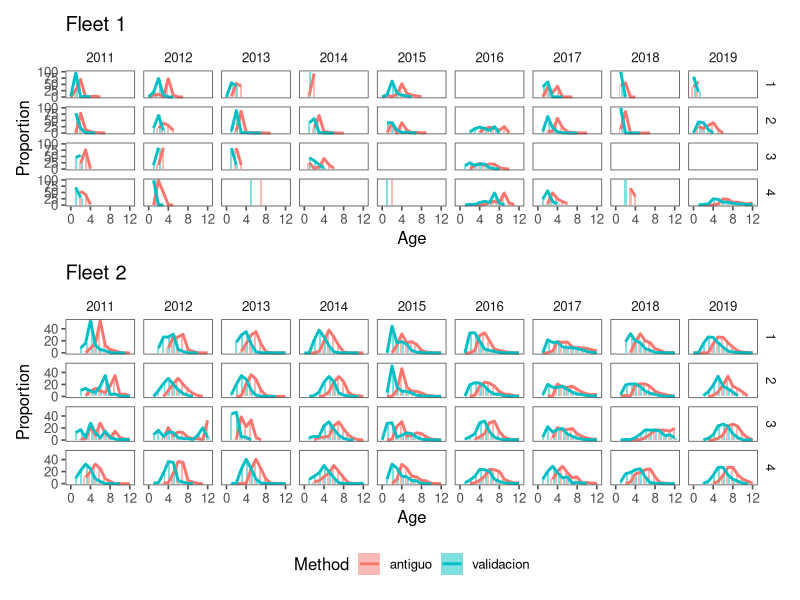
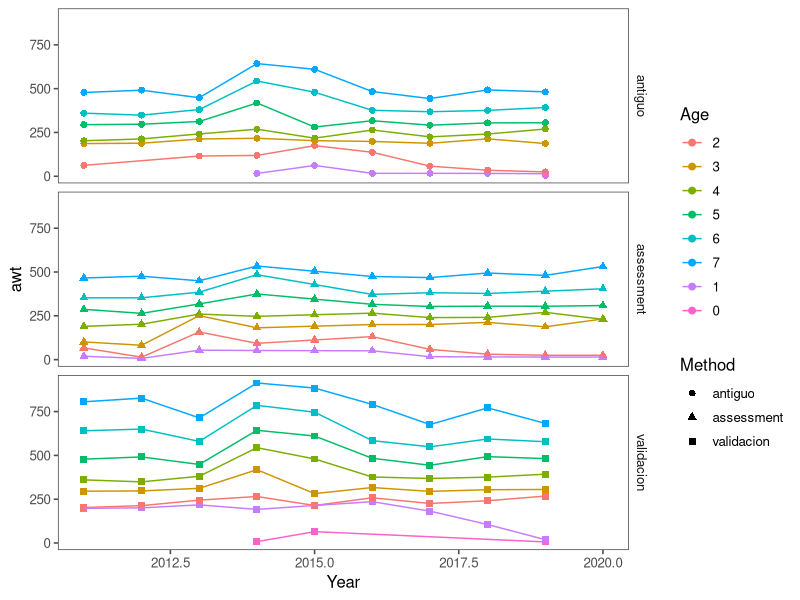
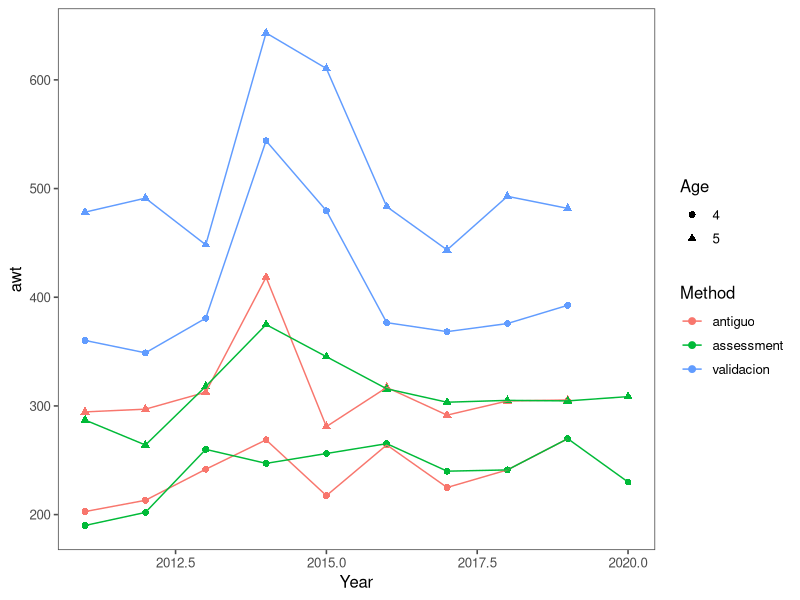

Here is the R script that generated these plots, in order:
## ---- chunk 1

library(tidyverse)
library(ggplot2)
library(ggthemes)
library(patchwork)

options(dplyr.summarise.inform = FALSE)

knitr::opts_chunk$set(echo = FALSE,	message = FALSE,	warning = FALSE,	comment = "",	crop = TRUE )
knitr::opts_chunk$set(fig.width=10) 

# Read in new data 
df_age <- 
  read.csv("All_Age_Data_Chile.csv", header=TRUE, stringsAsFactors = FALSE, fileEncoding="UTF-8-BOM") %>% 
  mutate(fleet = stringr::str_extract(Zone, "(\\d)+")) %>% 
  mutate(quarter = stringr::str_extract(Trimester, "(\\d)+"))
head(df_age)

# Read in data that is in the assessment model for same sources 
df_age_in <- 
  read.csv("AgeDataInAssessment.csv") %>% 
  setNames(c("Year","Fleet","type","Label",1:12)) %>% 
  pivot_longer(cols =5:16,names_to="age")

head(df_age_in)

## ---- chunk 2

# df_age %>% filter(Year>2010,grepl('Fleet 1',Zone)) %>% group_by(Method,Year) %>% mutate(Catch_tot=sum(Catch_no)) %>% ungroup() %>%
# group_by(Method,Year,Age) %>% summarise(Proportion=sum(Catch_no)/Catch_tot) %>%
# ggplot(aes(x=Age,y=Proportion,fill=Method,group=Year)) +
# geom_bar(stat='identity',position="dodge2") + theme_few() + facet_grid(Year~quarter)

plist <- list()

plist[[1]] <-
  df_age %>% 
  filter(Year>2010,grepl('Fleet 1',Zone)) %>% 
  
  ggplot(aes(x=Age,y=Proportion,fill=Method,group=Method)) +
  theme_few() + 
  theme(legend.position="none") +
  geom_bar(stat='identity',position = position_dodge2(width = 0.9, preserve = "single"), alpha=0.5) + 
  geom_line(aes(colour=Method), size=1) +
  labs(title="Fleet 1") +
  facet_grid(quarter~Year)

plist[[2]] <-
  df_age %>% 
  filter(Year>2010,grepl('Fleet 2',Zone)) %>% 
  
  ggplot(aes(x=Age,y=Proportion,fill=Method,group=Method)) +
  theme_few() + 
  theme(legend.position="bottom") +
  geom_bar(stat='identity',position = position_dodge2(width = 0.9, preserve = "single"), alpha=0.5) + 
  geom_line(aes(colour=Method), size=1) +
  labs(title="Fleet 2") +
  facet_grid(quarter~Year)

print(patchwork::wrap_plots(plist) + 
  patchwork::plot_layout(ncol = 1, heights = c(0.45, 0.55)) +
  patchwork::plot_annotation() & theme(plot.tag = element_text(size = 8)))

## ---- chunk 3
# Combine assessment w/ new file
# 
# Average wt age
tmp1 <- df_age %>% filter(Age<8,Year>2010,grepl('Fleet 2',Zone)) %>% group_by(Method,Year,Age) %>% 
  summarise(Age=as.factor(Age),Catch_wt=sum(Catch_wt),Catch_no=(sum(Catch_no)),awt=1e6*Catch_wt/Catch_no) %>% transmute(Year,Method,Age,awt)
tmp2 <- df_age_in %>% filter(as.numeric(age)<8,type=='wtage',Year>2010,Fleet==2) %>%  
  transmute(Year,Method="assessment",Age=as.factor(as.numeric(age)),awt=value*1000)
rbind(tmp1,tmp2) %>% 
  ggplot(aes(x=Year,y=awt,color=Age,shape=Method,type=Method)) + geom_point(size=2) + geom_line() + theme_few() +
  facet_grid(Method~.)
## ---- chunk 4
rbind(tmp1,tmp2) %>% filter(Age %in% 4:5) %>%  mutate(Age=as.factor(Age)) %>% 
  ggplot(aes(x=Year,y=awt,color=Method,shape=Age,type=Age)) + geom_point(size=2) + geom_line() + theme_few() #+ facet_grid(Method~.)
